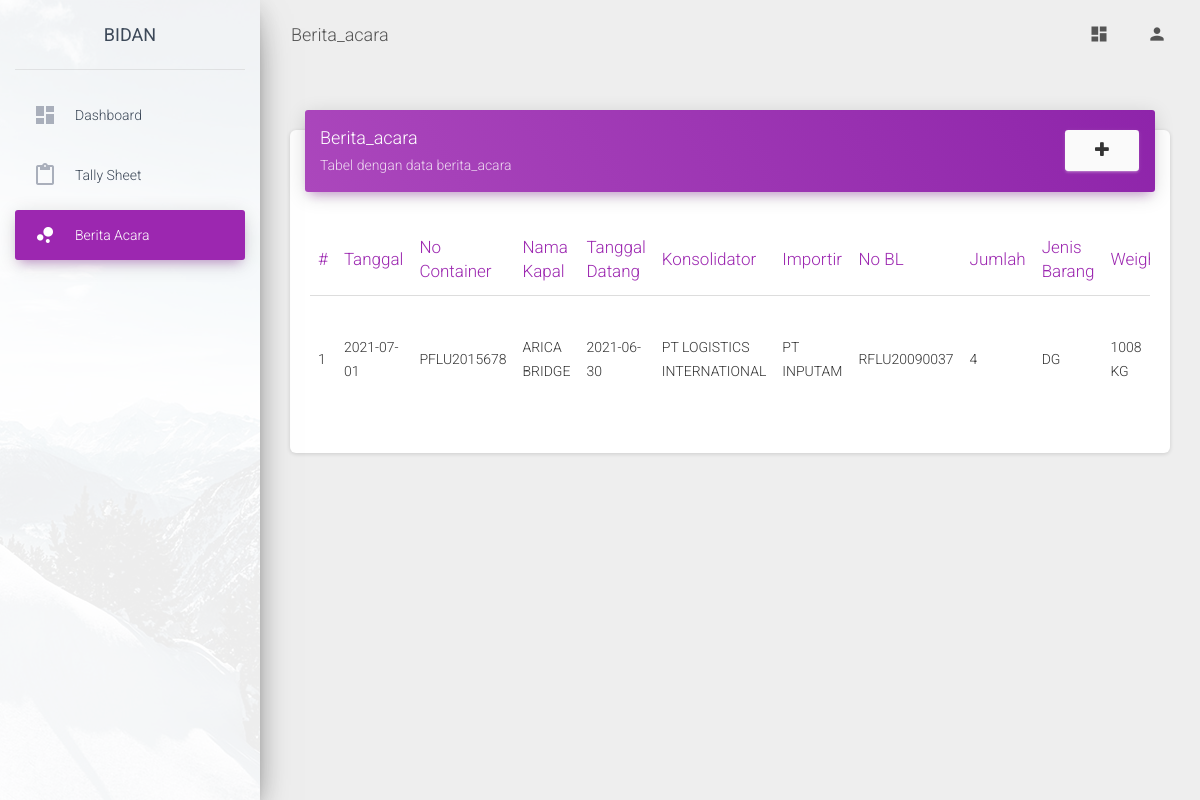
The app's page /media.php?module=berita_acara (signed in) with its own data.
### tables this page shows
CREATE TABLE `berita_acara` (
  `id` int(11) NOT NULL,
  `tanggal` date NOT NULL,
  `no_container` varchar(128) NOT NULL,
  `nama_kapal` varchar(128) NOT NULL,
  `tgl_datang` date NOT NULL,
  `konsolidator` varchar(128) NOT NULL,
  `importir` varchar(128) NOT NULL,
  `no_bl` varchar(128) NOT NULL,
  `jumlah` int(128) NOT NULL,
  `jenis_barang` varchar(128) NOT NULL,
  `weight` int(128) NOT NULL,
  `kubikasi` int(128) NOT NULL,
  `keterangan` varchar(128) NOT NULL
);

### module/berita_acara/index.php (the view, shortened to what this page needs)
<div class="col-md-12">
  <div class="card">
    <div class="card-header card-header-primary">
      <span class="float-right"><a class="btn btn-secondary" href="?module=<?php echo $_GET['module'] ?>&act=create"><i class="fa fa-plus"></i></a></span>
      <h4 class="card-title "><?php echo ucwords($_GET['module']) ?></h4>
      <p class="card-category"> Tabel dengan data <?php echo $_GET['module'] ?></p>
    </div>
    <div class="card-body">
      <div class="p-2">
      </div>
      <div class="table-responsive">
        <table class="table">
          <thead class=" text-primary">
            <th>#</th>
            <th>Tanggal</th>
            <th>No Container</th>
            <th>Nama Kapal</th>
            <th>Tanggal Datang</th>
            <th>Konsolidator</th>
            <th>Importir</th>
            <th>No BL</th>
            <th>Jumlah</th>
            <th>Jenis Barang</th>
            <th>Weight</th>
          </thead>
          <tbody>
            <?php
            $no=1;
            $query=mysqli_query($conn,"SELECT * from berita_acara order by id desc");
            foreach ($query as $row):
              ?>
              <tr>
                <td><?php echo $no++; ?></td>
                <td><?php echo ucwords($row['tanggal']); ?></td>
                <td><?php echo $row['no_container'] ?></td>
                <td><?php echo $row['nama_kapal'];?></td>
                <td><?php echo $row['tgl_datang'];?></td>
                <td><?php echo $row['konsolidator'];?></td>
                <td><?php echo $row['importir'];?></td>
                <td><?php echo $row['no_bl'];?></td>
                <td><?php echo $row['jumlah'];?></td>
                <td><?php echo $row['jenis_barang'];?></td>
                <td><?php echo $row['weight'];?> KG</td>
              </tr>
              <?php
            endforeach
            ?>
          </tbody>
        </table>
      </div>
    </div>
  </div>
</div>

### media.php (shortened to what this page needs)
<!DOCTYPE html>
<html lang="en">
<head>
  <?php include "layout/head.php"; ?>
</head>
<body class="">
  <div class="wrapper ">
    <?php include "layout/sidebar.php"; ?>
    <div class="main-panel">
      <nav class="navbar navbar-expand-lg navbar-transparent navbar-absolute fixed-top ">
        <div class="container-fluid">
          <div class="navbar-wrapper">
            <a class="navbar-brand" href="javascript:;">
              <?php echo @$_GET['module'] ? ucwords($_GET['module']) : "Dashboard"; ?>
            </a>
          </div>
          <div class="collapse navbar-collapse justify-content-end">
            <ul class="navbar-nav">
              <li class="nav-item">
                <a class="nav-link" href="?">
                  <i class="material-icons">dashboard</i>
                </a>
              </li>
              <li class="nav-item dropdown">
                <a class="nav-link" href="javascript:;" id="navbarDropdownProfile" data-toggle="dropdown" aria-haspopup="true" aria-expanded="false">
                  <i class="material-icons">person</i>
                </a>
              </li>
            </ul>
          </div>
        </div>
      </nav>
      <div class="content">
        <div class="container-fluid">
          <div class="row">
            <?php
            $page = isset($_GET['module']) ? $_GET['module'] : 'dashboard.php';
            if (isset($_GET['module'])) {
              $act = isset($_GET['act']) ? '/'.$_GET['act'].'.php' : '/index.php';
            }else{
              $act = '';
            }
            include 'module/'.$page.$act;
            ?>
          </div>
        </div>
      </div>
    </div>
  </div>
</body>
</html>

### layout/head.php (shortened to what this page needs)
<link rel="stylesheet" href="https://maxcdn.bootstrapcdn.com/font-awesome/latest/css/font-awesome.min.css">
<link href="assets/css/material-dashboard.css?v=2.1.2" rel="stylesheet" />
<link href="assets/demo/demo.css" rel="stylesheet" />

### layout/sidebar.php
<div class="sidebar" data-color="purple" data-background-color="white" data-image="assets/img/sidebar-1.jpg">
  <div class="logo">
    <a href="?" class="simple-text logo-normal">
      Bidan
    </a>
  </div>
  <div class="sidebar-wrapper">
    <ul class="nav">
      <li class="nav-item <?php if (!@$_GET['module']){echo 'active';} ?>">
        <a class="nav-link" href="?">
          <i class="material-icons">dashboard</i>
          <p>Dashboard</p>
        </a>
      </li>
      <li class="nav-item <?php if (@$_GET['module']=='tally_sheet'){echo 'active';} ?>">
        <a class="nav-link" href="?module=tally_sheet">
          <i class="material-icons">content_paste</i>
          <p>Tally Sheet</p>
        </a>
      </li>
      <li class="nav-item <?php if (@$_GET['module']=='berita_acara'){echo 'active';} ?>">
        <a class="nav-link" href="?module=berita_acara">
          <i class="material-icons">bubble_chart</i>
          <p>Berita Acara</p>
        </a>
      </li>
    </ul>
  </div>
</div>

### records on screen
berita_acara: tanggal "2021-07-01", no_container "PFLU2015678", nama_kapal "ARICA BRIDGE", tgl_datang "2021-06-30", konsolidator "PT LOGISTICS INTERNATIONAL", importir "PT INPUTAM", no_bl "RFLU20090037", jumlah "4", jenis_barang "DG", weight "1008"

### other values on screen
$_GET['module'] "Berita_acara"
$_GET['module'] "berita_acara"
